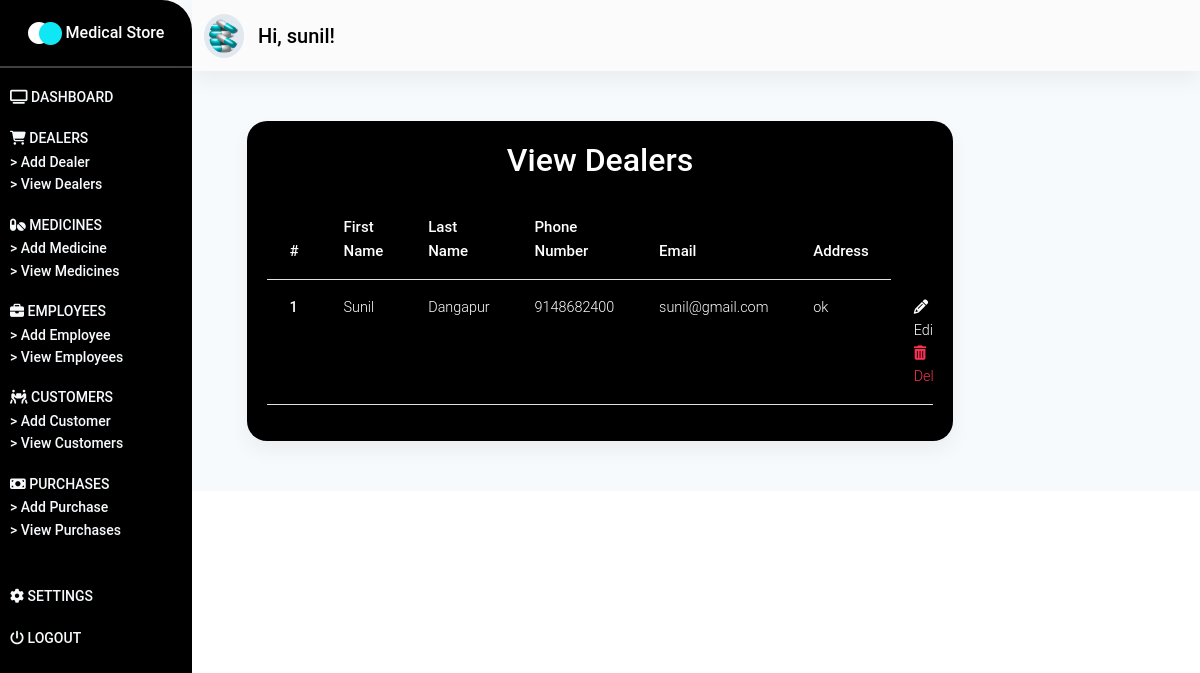
Screenshot of /dealers/ (signed in) with the database file from the repository.
### store/models.py (models this page shows, shortened)
class Dealer(models.Model):
    fname = models.CharField(max_length=100)
    lname = models.CharField(max_length=100)
    address = models.TextField()
    phone_number = models.CharField(max_length=15)
    email = models.CharField(max_length=50)
    def get_update_url(self):
        return reverse("store:update-dealer", kwargs={"pk": self.pk})
    def get_delete_url(self):
        return reverse("store:delete-dealer", kwargs={"pk": self.pk})

### store/views.py (the view)
# urls.py: path('dealers/', dealers_page, name="view-dealers"),
@login_required(login_url="/login/")
def dealers_page(request):
    dealers = Dealer.objects.all()
    context = {
        'dealers': dealers
    }
    return render(request, "store/view-dealers.html", context)

### store/templates/store/view-dealers.html (shortened to what this page needs)
{% extends 'store/base.html' %}
{% load static %}
{% block content %}
<section id="dashboard_section" class="dashboard_section">
    {% include "store/_dashboard-admin.html" %}
    <div class="container-fluid">
        <div class="add_dealer">
            <div class="dealers__card card">
                <p class="h2">
                    View Dealers
                </p>
                <div class="dealers__table table-responsive">
                    <table class="table">
                        <thead>
                            <tr>
                                <th scope="col">#</th>
                                <th scope="col">First Name</th>
                                <th scope="col">Last Name</th>
                                <th scope="col">Phone Number</th>
                                <th scope="col">Email</th>
                                <th scope="col">Address</th>
                            </tr>
                        </thead>
                        <tbody>
                            {% for dealer in dealers %}
                            <tr>
                                <th scope="row">{{ dealer.id }}</th>
                                <td>{{ dealer.fname }}</td>
                                <td>{{ dealer.lname }}</td>
                                <td>{{ dealer.phone_number }}</td>
                                <td>{{ dealer.email }}</td>
                                <td>{{ dealer.address }}</td>
                                <td>
                                    <a href="{{ dealer.get_update_url }}" class="text-white">
                                        <i class="fa fa-pencil" aria-hidden="true"></i> Edit
                                    </a>
                                    <a href="{{ dealer.get_delete_url }}" class="text-danger">
                                        <i class="fa fa-trash" aria-hidden="true"></i> Delete
                                    </a>
                                </td>
                            </tr>
                            {% endfor %}
                        </tbody>
                    </table>
                </div>
            </div>
        </div>
    </div>
</section>
{% endblock content %}

### store/templates/store/_dashboard-admin.html (shortened to what this page needs)
{% load static %}
<div class="dashboard_header" id="sidebarToggleButton">
    <div class="dasboard_sidebar">
        <nav class="sidenav_bar sidenav-d-none" id="sideNavBar">
            <div class="dashboard_logo">
                <div class="logo_flex">
                    <img src="{% static 'images/logo.png' %}" alt="" class="img-responsive">
                    <span class="text">
                        Medical Store
                    </span>
                </div>
            </div>
            <hr class="hr_sidenav">
            <div class="sidebar_main">
                <ul class="sidebar">
                    <li class="sidebar_item">
                        <a href="{% url 'store:dashboard-admin' %}" class="item_link">
                            <i class="fa fa-television" aria-hidden="true"></i>
                            <span class="item_text sidebar_active">
                                Dashboard
                            </span>
                        </a>
                    </li>
                    <li class="sidebar_item">
                        <a class="item_link" id="dealerID">
                            <i class="fa fa-shopping-cart" aria-hidden="true"></i>
                            <span class="item_text">
                                Dealers
                            </span>
                        </a>
                        <div class="dealer__items" id="dealerItems">
                            <a href="{% url "store:add-dealer" %}" class="dealer__item">
                                > Add Dealer
                            </a>
                            <a href="{% url "store:view-dealers" %}" class="dealer__item">
                                > View Dealers
                            </a>
                        </div>
                    </li>
                    <li class="sidebar_item">
                        <a class="item_link" id="medicineID">
                            <i class="fas fa-pills    "></i>
                            <span class="item_text">
                                Medicines
                            </span>
                        </a>
                        <div class="medicine__items" id="medicineItems">
                            <a href="{% url 'store:add-medicine' %}" class="dealer__item">
                                > Add Medicine
                            </a>
                            <a href="{% url 'store:view-medicines' %}" class="dealer__item">
                                > View Medicines
                            </a>
                        </div>
                    </li>
                    <li class="sidebar_item">
                        <a class="item_link" id="employeeID">
                            <i class="fa fa-briefcase" aria-hidden="true"></i>
                            <span class="item_text">
                                Employees
                            </span>
                        </a>
                        <div class="employee__items" id="employeeItems">
                            <a href="{% url 'store:add-employee' %}" class="dealer__item">
                                > Add Employee
                            </a>
                            <a href="{% url 'store:view-employees' %}" class="dealer__item">
                                > View Employees
                            </a>
                        </div>
                    </li>
                    <li class="sidebar_item">
                        <a class="item_link" id="customerID">
                            <i class="fas fa-people-carry    "></i>
                            <span class="item_text">
                                Customers
                            </span>
                        </a>
                        <div class="customer__items" id="customerItems">
                            <a href="{% url 'store:add-customer' %}" class="dealer__item">
                                > Add Customer
                            </a>
                            <a href="{% url 'store:view-customers' %}" class="dealer__item">
                                > View Customers
                            </a>
                        </div>
                    </li>
                    <li class="sidebar_item" id="purchaseID">
                        <a class="item_link">
                            <i class="fas fa-money-bill    "></i>
                            <span class="item_text">
                                Purchases
                            </span>
                        </a>
                        <div class="purchase__items" id="purchaseItems">
                            <a href="{% url 'store:add-purchase' %}" class="dealer__item">
                                > Add Purchase
                            </a>
                            <a href="{% url 'store:view-purchases' %}" class="dealer__item">
                                > View Purchases
                            </a>
                        </div>
                    </li>
                </ul>
            </div>
            <div class="sidebar_meta">
                <ul class="sidebar">
                    <li class="sidebar_item">
                        <a href="{% url 'store:settings' %}" class="item_link">
                            <i class="fa fa-gear" aria-hidden="true"></i>
                            <span class="item_text">
                                Settings
                            </span>
                        </a>
                    </li>
                    <li class="sidebar_item">
                        <a href="{% url 'store:confirm-logout' %}" class="item_link">
                            <i class="fa fa-power-off" aria-hidden="true"></i>
                            <span class="item_text">
                                Logout
                            </span>
                        </a>
                    </li>
                </ul>
            </div>
        </nav>
    </div>
    <div class="dashboard_navbar" id=mainNavBar>
        <nav class="navbar navbar-expand-sm navbar-light bg-light sticky-top">
            <div class="container-fluid">
                <a class="navbar-brand nav_image" href="#">
                    <img src="{% static 'images/medicine.png' %}" alt="" class="img-responsive">
                    <span class="nav_span" style="font-weight: 550;">
                        Hi, {{ request.user.username }}!
                    </span>
                </a>
            </div>
        </nav>
    </div>
</div>

### store/static/css/styles.css (style rules this page uses)
* { margin: 0%; padding: 0%; box-sizing: border-box; }
a.nav_image img { width: 40px; background-color: #e2e8f0; padding: 5px; color: #000 !important; border-radius: 50%; }
span.nav_span { font-weight: 550; color: #000; margin-left: 10px; }
span.sidebar_active { font-weight: 550; }
div.dashboard_navbar { margin-left: 12rem; }
nav.sidenav_bar { width: 12rem; height: 100%; padding-bottom: 50px; position: fixed; background: #000; border-radius: 0px 30px 30px 0px; }
div.dashboard_logo { margin-top: 20px; margin-bottom: 20px; text-align: center; }
div.dashboard_logo span.text { color: #fff !important; font-weight: 550; }
hr.hr_sidenav { background-color: #fff; height: 2px; }
ul.sidebar { list-style: none; padding: 0; margin: 0; display: flex; flex-direction: column; align-items: flex-start; margin-left: 10px; }
li.sidebar_item { margin-bottom: 1rem; }
li.sidebar_item a { color: #f7fafc; font-size: 14px; font-weight: 500; }
li.sidebar_item span.item_text { text-transform: uppercase; }
div.dealer__items, div.medicine__items, div.employee__items, div.customer__items, div.purchase__items { display: flex; flex-direction: column; }
a.dealer__item { color: #f7fafc; font-size: 14px; }
div.sidebar_meta { margin-top: 26px; }
section.dashboard_section { --bg-opacity: 1; background-color: #f7fafc; background-size: contain; }
div.add_dealer { margin-top: 50px; padding-bottom: 50px; }
div.dealers__card { padding: 20px; background-color: #000; width: 60%; margin: auto; border-radius: 20px; }
div.dealers__card p.h2 { text-align: center; color: #fff; margin-bottom: 20px; font-weight: 550; }
div.dealers__table table.table { width: 100% !important; color: #fff; }
div.dealers__table table.table thead { font-size: 15px; font-weight: 600 !important; }

### rows the page displays
Dealer: id "1", fname "Sunil", lname "Dangapur", phone_number "9148682400", email "sunil@gmail.com", address "ok"

### other values shown
{{ request.user.username }} "sunil"
